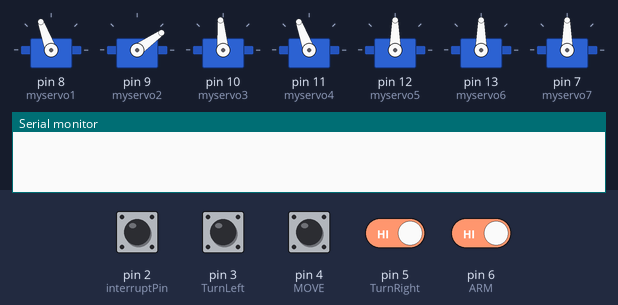
The sketch below on a simulated Arduino Uno, built with avr-gcc and run on an emulated ATmega328P. On the bench: 7 × servo, the last lines printed to the serial monitor. The inputs (shaded band) are chosen by the test bench; at power-on: pin 2 (interruptPin), pin 3 (TurnLeft), pin 4 (MOVE), pin 5 (TurnRight), pin 6 (ARM) HIGH.

Above: at 1.2 s.
1.3 s: pin 3 (TurnLeft) pulled LOW for 0.15 s
At 1.7 s:
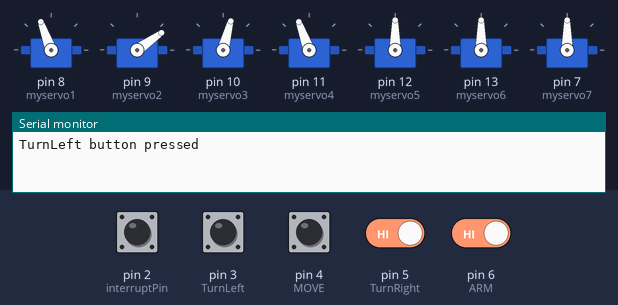
7.4 s: pin 6 (ARM) driven HIGH
10.3 s: pin 4 (MOVE) pulled LOW for 0.15 s
At 12.5 s:
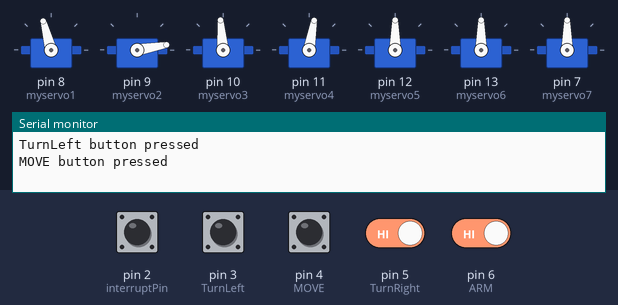
13.4 s: pin 6 (ARM) driven LOW
At 14.7 s:
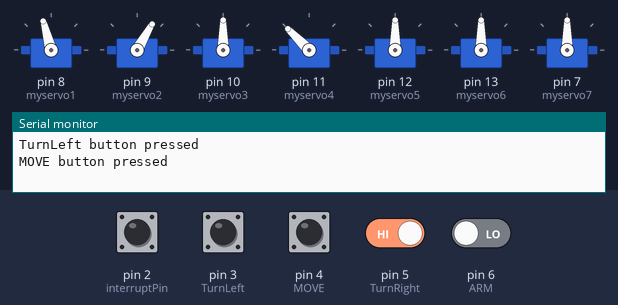
16.4 s: pin 5 (TurnRight) driven LOW and pin 6 (ARM) driven HIGH
At 17.5 s:
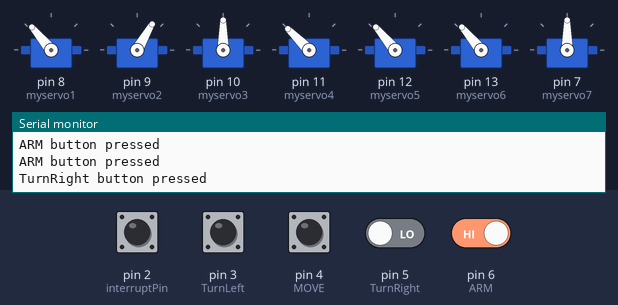
Timing chart, 0 to 20.4 s (numbered marks = the images above; inputs shaded):
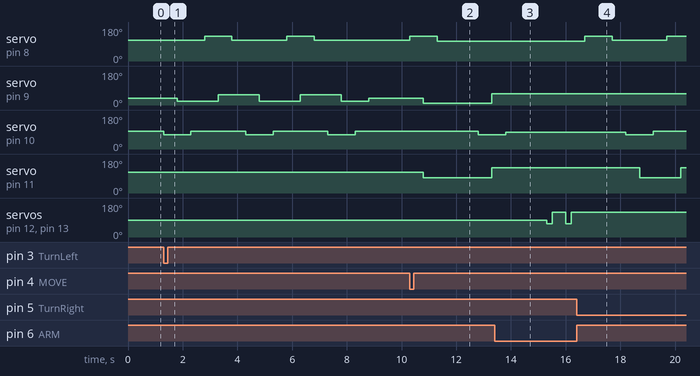

Measured:
- after the input at 1.3 s, servo on pin 8 (myservo1): alternates 130° for 1.0 s and 110° for 2.0 s, starting after 1.5 s; servo on pin 9 (myservo2): alternates 55° for 1.5 s and 20° for 1.5 s, starting after 0.50 s; servo on pin 10 (myservo3): alternates 95° for 2.0 s and 75° for 1.0 s, starting at once
- after the input at 10.3 s, servo on pin 8 (myservo1): 110° → 130° at once, → 105° 1.0 s later; servo on pin 9 (myservo2): 35° → 10° after 0.50 s, → 60° 2.5 s later; servo on pin 10 (myservo3): 95° → 75° after 2.5 s; servo on pin 11 (myservo4): 110° → 80° after 0.50 s, → 135° 2.5 s later
- after the input at 13.4 s, servo on pin 8 (myservo1): stays 105° (without the input it goes to 110° after 1.9 s); servo on pin 9 (myservo2): stays 60° (without the input it goes to 35° after 1.9 s)
- after the input at 16.4 s, servo on pin 8 (myservo1): 105° → 130° after 0.30 s, → 110° 1.0 s later, → 130° 2.0 s later; servo on pin 10 (myservo3): 90° → 75° after 1.8 s, → 95° 1.0 s later; servo on pin 11 (myservo4): 135° → 80° after 2.3 s, → 135° 1.5 s later; servo on pin 12 (myservo5), servo on pin 13 (myservo6): stops changing and stays 130°

The sketch:

Robot.ino
```cpp
#include <Servo.h>

//Declear the servo
Servo myservo1;   // Right Foot
Servo myservo2;   // Right Leg
Servo myservo3;   // Left Foot
Servo myservo4;   // Left Leg
Servo myservo5;   // Left Arm
Servo myservo6;   // Right Arm
Servo myservo7;   // Head

//Setup the default position of the servo
int angle1 =110;
int angle2 =35;
int angle3 =95;
int angle4 =110;
int angle5 =90;
int angle6 =90;
int angle7 =90;

#define TurnLeft 3   // pin 3 is connected to button - TurnLeft
#define MOVE 4       // pin 4 is connected to button - MOVE
#define TurnRight 5  // pin 5 is connected to button - TurnRight
#define ARM 6        // pin 6 is connected to button - ARM


const byte ledPin = 0;
const byte interruptPin = 2;
volatile byte state = LOW;

void setup() {
  Serial.begin(9600);

  pinMode(TurnLeft,INPUT_PULLUP);
  pinMode(MOVE,INPUT_PULLUP);
  pinMode(TurnRight,INPUT_PULLUP);
  pinMode(ARM,INPUT_PULLUP);
  pinMode(ledPin, OUTPUT);
  pinMode(interruptPin, INPUT_PULLUP);
  attachInterrupt(digitalPinToInterrupt(interruptPin), blink, CHANGE);

  //attaches the servo on different pin to the servo object
  myservo1.attach(8);
  myservo2.attach(9);
  myservo3.attach(10);
  myservo4.attach(11);
  myservo5.attach(12);
  myservo6.attach(13);
  myservo7.attach(7);

  // send servo to the default degrees
  myservo1.write(angle1);
  myservo2.write(angle2);
  myservo3.write(angle3);
  myservo4.write(angle4);
  myservo5.write(angle5);
  myservo6.write(angle6);
  myservo7.write(angle7);
}

void loop() {
    digitalWrite(ledPin,state); // Led light state
    stand(); // Return to the standing position after any action


  while(digitalRead(MOVE) == LOW){

      Serial.println("MOVE button pressed");

      angle1 = 130; //Lift left foot
      myservo1.write(angle1); // move the servo to desired angle

      delay(500); //wait for robot keep balance

      angle2 = 10; //right leg front
      angle4 = 80; //left leg rear

      myservo2.write(angle2); // move the servo to desired angle
      myservo4.write(angle4); // move the servo to desired angle

      delay(500);

      angle1 = 105;  //Put down left foot
      myservo1.write(angle1); // move the servo to desired angle

      delay(1500); //moved one step, then wait for robot keep balance

      angle3 = 75; //Lift right foot
      myservo3.write(angle3); // move the servo to desired angle

      delay(500); //wait for robot keep balance

      angle4 = 135; //right leg front
      angle2 = 60; //left leg rear

      myservo4.write(angle4); // move the servo to desired angle
      myservo2.write(angle2); // move the servo to desired angle

      delay(500);

      angle3 = 90; //Put down right foot
      myservo3.write(angle3); // move the servo to desired angle

      delay(1500); ////moved two step, then wait for robot keep balance
  }

  while(digitalRead(ARM) == LOW){

    Serial.println("ARM button pressed");

    angle5 = 70;
    myservo5.write(angle5);

    angle6 = 70;
    myservo6.write(angle6);
    delay(200);

    angle5 = 130;
    myservo5.write(angle5);

    angle6 = 130;
    myservo6.write(angle6);

    delay(500);
  }

  while(digitalRead(TurnRight) == LOW){

    Serial.println("TurnRight button pressed");
    //turn one
    angle1 = 130; //Lift left foot
    myservo1.write(angle1);
    delay(500);

    angle4 = 135; //right leg move front
    myservo4.write(angle4); // move the servo to desired angle
    delay(500);

    angle1 = 110; //Put down left foot
    myservo1.write(angle1);
    delay(500);
    //stand

    //turn two
    angle3 = 75; //Lift right foot
    myservo3.write(angle3);
    delay(500);

    angle4 = 80; //Move right leg backwards
    myservo4.write(angle4); // move the servo to desired angle
    delay(500);

    angle3 = 95; //Put down right foot
    myservo3.write(angle3);
    delay(500);
    //stand

    //turn three
    angle1 = 130; //Lift left foot
    myservo1.write(angle1);
    delay(500);

    angle4 = 135; //right leg move front
    myservo4.write(angle4); // move the servo to desired angle
    delay(500);

    angle1 = 110; //Put down left foot
    myservo1.write(angle1);
    delay(500);
    //stand

    //turn four
    angle3 = 75; //Lift right foot
    myservo3.write(angle3);
    delay(500);

    angle4 = 80; //Move right leg backwards
    myservo4.write(angle4); // move the servo to desired angle
    delay(500);

    angle3 = 95; //Put down right foot
    myservo3.write(angle3);
    delay(500);
    //stand

    //turn five
    angle1 = 130; //Lift left foot
    myservo1.write(angle1);
    delay(500);

    angle4 = 135; //right leg move front
    myservo4.write(angle4); // move the servo to desired angle
    delay(500);

    angle1 = 110; //Put down left foot
    myservo1.write(angle1);
    delay(500);
    //stand

  }

   while(digitalRead(TurnLeft) == LOW){

    Serial.println("TurnLeft button pressed");
    //turn one
    angle3 = 75; //Lift left foot
    myservo3.write(angle3);
    delay(500);

    angle2 = 20; //right leg move front
    myservo2.write(angle2); // move the servo to desired angle
    delay(500);

    angle3 = 95; //Put down left foot
    myservo3.write(angle3);
    delay(500);
    //stand

    //turn two
    angle1 = 130; //Lift left foot
    myservo1.write(angle1);
    delay(500);

    angle2 = 55; //right leg move front
    myservo2.write(angle2); // move the servo to desired angle
    delay(500);

    angle1 = 110; //Put down left foot
    myservo1.write(angle1);
    delay(500);
    //stand

    //turn three
    angle3 = 75; //Lift left foot
    myservo3.write(angle3);
    delay(500);

    angle2 = 20; //right leg move front
    myservo2.write(angle2); // move the servo to desired angle
    delay(500);

    angle3 = 95; //Put down left foot
    myservo3.write(angle3);
    delay(500);
    //stand

    //turn four
    angle1 = 130; //Lift left foot
    myservo1.write(angle1);
    delay(500);

    angle2 = 55; //right leg move front
    myservo2.write(angle2); // move the servo to desired angle
    delay(500);

    angle1 = 110; //Put down left foot
    myservo1.write(angle1);
    delay(500);
    //stand

    //turn five
    angle3 = 75; //Lift left foot
    myservo3.write(angle3);
    delay(500);

    angle2 = 20; //right leg move front
    myservo2.write(angle2); // move the servo to desired angle
    delay(500);

    angle3 = 95; //Put down left foot
    myservo3.write(angle3);
    delay(500);
    //stand

  }


}

//change the led state on or off
void blink() {

state = !state;

}

//stand is default position
void stand(){

angle1 =110;
angle2 =35;
angle3 =95;
angle4 =110;
angle5 =90;
angle6 =90;
angle7 =90;


  myservo1.write(angle1);
  myservo2.write(angle2);
  myservo3.write(angle3);
  myservo4.write(angle4);
  myservo5.write(angle5);
  myservo6.write(angle6);
  myservo7.write(angle7);
}
```
